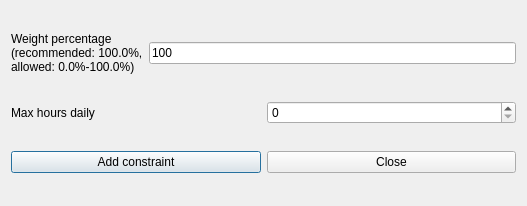
<?xml version="1.0" encoding="UTF-8"?>
<ui version="4.0">
 <class>AddConstraintTeachersMaxHoursDailyRealDaysForm_template</class>
 <widget class="QDialog" name="AddConstraintTeachersMaxHoursDailyRealDaysForm_template">
  <property name="geometry">
   <rect>
    <x>0</x>
    <y>0</y>
    <width>527</width>
    <height>206</height>
   </rect>
  </property>
  <property name="windowTitle">
   <string extracomment="This is the title of the dialog to add a new constraint of this type">Add teachers max hours daily real days</string>
  </property>
  <layout class="QGridLayout" name="gridLayout">
   <item row="0" column="0">
    <layout class="QHBoxLayout" name="horizontalLayout_2">
     <item>
      <widget class="QLabel" name="weightTextLabel">
       <property name="frameShape">
        <enum>QFrame::NoFrame</enum>
       </property>
       <property name="frameShadow">
        <enum>QFrame::Plain</enum>
       </property>
       <property name="text">
        <string>Weight percentage
(recommended: 100.0%,
allowed: 0.0%-100.0%)</string>
       </property>
       <property name="wordWrap">
        <bool>false</bool>
       </property>
      </widget>
     </item>
     <item>
      <widget class="QLineEdit" name="weightLineEdit">
       <property name="text">
        <string notr="true">100</string>
       </property>
      </widget>
     </item>
    </layout>
   </item>
   <item row="1" column="0">
    <layout class="QHBoxLayout" name="horizontalLayout_3">
     <item>
      <widget class="QLabel" name="maxHoursTextLabel">
       <property name="frameShape">
        <enum>QFrame::NoFrame</enum>
       </property>
       <property name="frameShadow">
        <enum>QFrame::Plain</enum>
       </property>
       <property name="text">
        <string>Max hours daily</string>
       </property>
       <property name="wordWrap">
        <bool>false</bool>
       </property>
      </widget>
     </item>
     <item>
      <widget class="QSpinBox" name="maxHoursSpinBox"/>
     </item>
    </layout>
   </item>
   <item row="2" column="0">
    <layout class="QHBoxLayout" name="horizontalLayout">
     <item>
      <widget class="QPushButton" name="addConstraintPushButton">
       <property name="text">
        <string>Add constraint</string>
       </property>
      </widget>
     </item>
     <item>
      <widget class="QPushButton" name="closePushButton">
       <property name="text">
        <string>Close</string>
       </property>
      </widget>
     </item>
    </layout>
   </item>
  </layout>
 </widget>
 <layoutdefault spacing="6" margin="11"/>
 <resources/>
 <connections/>
</ui>
